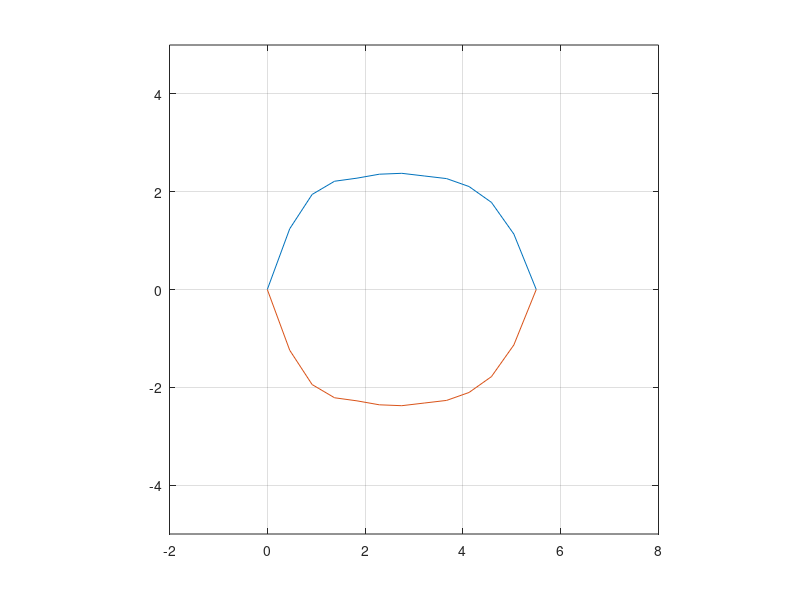

Source code (MATLAB):
% Skript med målinger av egg

a = 0;
b = 5.5;
N = 12;

deltaX = (b-a)/N;

f0 = 0;
f1 = 1.38;
f2 = 2.16;
f3 = 2.46;
f4 = 2.53;
f5 = 2.62;
f6 = 2.64;
f7 = 2.58;
f8 = 2.52;
f9 = 2.34;
f10 = 1.98;
f11 = 1.26;
f12 = 0;

xVektor = a:deltaX:b;
yVektor = [f0 f1 f2 f3 f4 f5 f6 f7 f8 f9 f10 f11 f12]*0.9;


plot (xVektor, yVektor)
axis([-2 8 -5 5])
axis square
grid on
hold on

yyVektor = -yVektor;
plot(xVektor, yyVektor)
hold off
